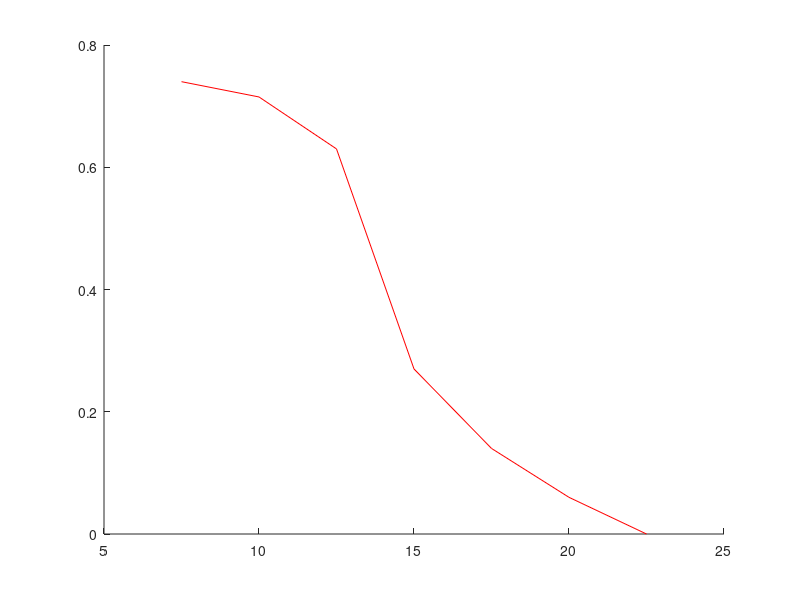

Reproduce this figure in MATLAB. (Note: this script raises an error after producing the figure.)
clear all;

W = 2*pi*linspace(110000,205000,3);%110-205kHz
R1 = 0.025*[1,2,3,4,5];
R2 = [10,30,40,50];
C1 = linspace(100e-9,400e-9,4);
C2 = 183e-9*[0.5,1,1.5,2];%a capacitância paralela é desconsiderada por ser muito baixa e, portanto, gerar uma ponte de alta impedância
ZONE1 = [0.012,0.014];
ZONE2 = [0.0145,0.016];
MIENV1 = linspace(pi*4e-7,pi*16e-7,6);%permissividade magnética do meio nas proximidades do atrator
MIENV2 = pi*4e-7;

%valor de referência
ref_eff = [0.74, 0.715, 0.63, 0.27, 0.14, 0.06, 0];
ref_dist = [7.50, 10.00, 12.5, 15.0, 17.5, 20.0, 22.5];

data = [];

hold on
plot(ref_dist,ref_eff,'r');
num=0;
for c1 = C1
	for c2 = C2
		for r1 = R1
			for r2 = R2
				for w = W
					for miEnv1 = MIENV1
						for miEnv2 = MIENV2
							for z1 = ZONE1
								for z2 = ZONE2
									params.R = [r1;r2];
									params.C = [c1;c2];
									params.W = w;
									params.zone1Limit = z1;
									params.zone2Limit = z2;
									params.miEnv1 = miEnv1;
									params.miEnv2 = miEnv2;
									[t_TX, BC_TX1, BC_TX2, t_RX, CC_RX] = simulate_STEIN();%params);
									convertendo tempo em distância
									d_TX = ((1000-t_TX)*5 + 30*t_TX)/1000;
									d_RX = ((1000-t_RX)*5 + 30*t_RX)/1000;
						
									err = 0;
									eff_list = [];
									for i=1:length(ref_eff)
										i_tx1 = interp1(d_TX,BC_TX1,ref_dist(i));
										i_tx2 = interp1(d_TX,BC_TX2,ref_dist(i));
										i_rx = interp1(d_RX,CC_RX,ref_dist(i));
							
										eff = abs(r2*i_rx^2)/(abs(r1*i_tx1^2)+abs(r1*i_tx2^2)+abs(r2*i_rx^2));
										
										%considerando a taxa de êxito de pings e consequentes interrupções
										t = eff/0.73 + (eff/0.73>1).*(ones(1,length(eff))-eff/0.73);
										eff = eff.*(eff/t);
										
										eff_list = [eff_list,eff];
										err = err + (eff-ref_eff(i))^2;
									end
									d.eff = eff_list;
									d.err = err;
									d.c1 = c1;
									d.c2 = c2;
									d.r1 = r1;
									d.r2 = r2;
									d.w = w;
									d.z1 = z1;
									d.z2 = z2;
									d.miEnv1 = miEnv1;
									d.miEnv2 = miEnv2;
						
									disp(['C=[',num2str(c1),',',num2str(c2),'];R=[',num2str(r1),',',num2str(r2),'];W=',num2str(w),';mi1=',num2str(miEnv1),';mi2=',num2str(miEnv2),';err=',num2str(err)]);
									disp(eff_list);
									num=num+1;
									disp(['progresso: ',num2str(100*num/(length(C1)*length(C2)*length(R1)*length(R2)*length(W)*length(MIENV1)*length(MIENV2)*length(ZONE1)*length(ZONE2))),'%']);
									data=[data,d];
									plot(ref_dist,eff_list,'b');
								end
							end
						end
					end
				end
			end
		end
	end
end
